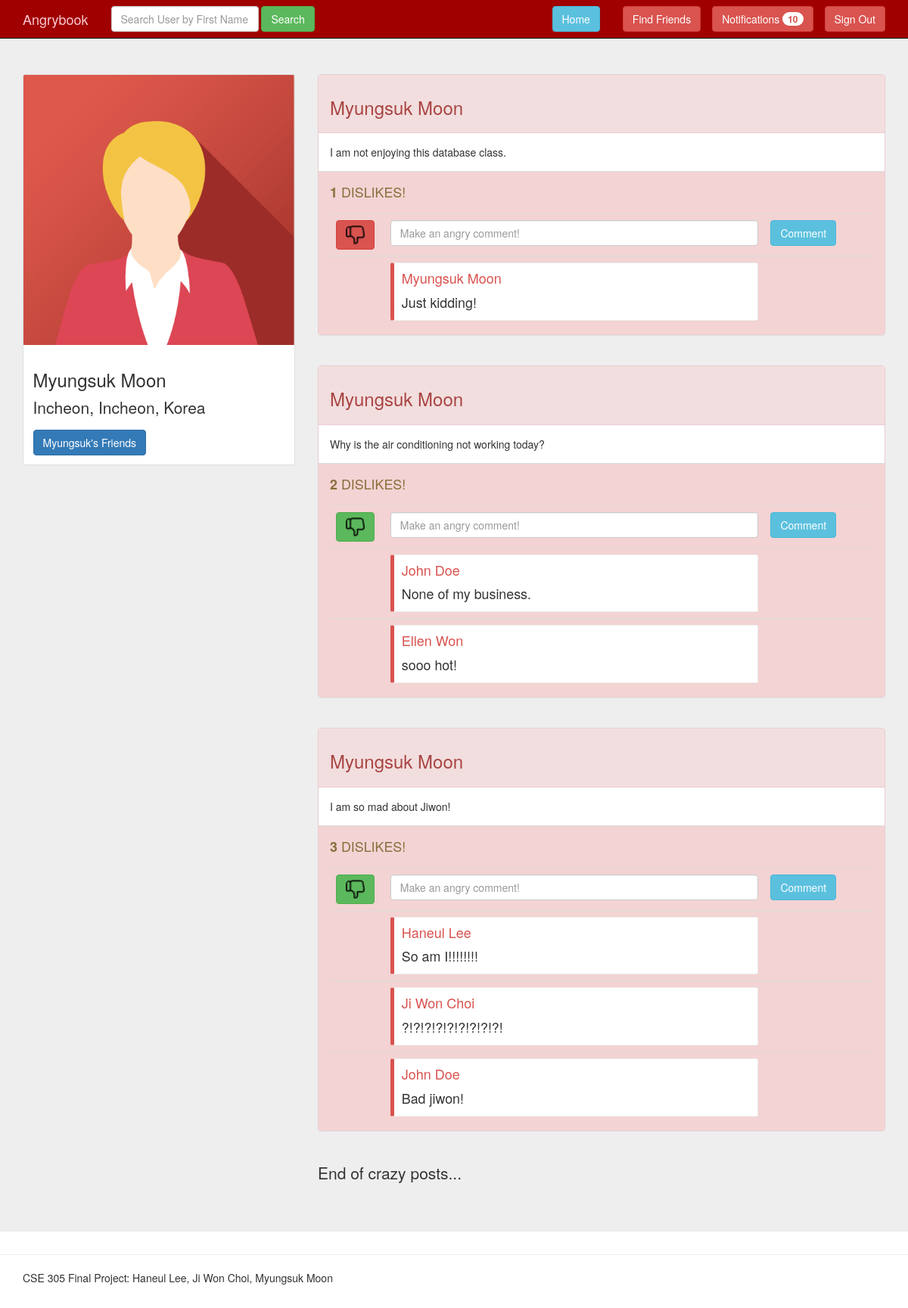
/personal.php?targetID=msmoon (signed in), run on the app's committed database.
### tables this page shows
CREATE TABLE `Users` (
  `ID` varchar(20) NOT NULL,
  `password` varchar(50) NOT NULL,
  `firstName` varchar(20) NOT NULL,
  `lastName` varchar(20) NOT NULL,
  `city` varchar(20) DEFAULT NULL
);

CREATE TABLE `cityState` (
  `city` varchar(20) NOT NULL,
  `state` varchar(20) NOT NULL
);

CREATE TABLE `stateCountryArea` (
  `state` varchar(20) NOT NULL,
  `country` varchar(20) NOT NULL,
  `areaCode` varchar(20) NOT NULL
);

CREATE TABLE `Posts` (
  `pid` int(11) NOT NULL,
  `content` varchar(500) NOT NULL,
  `disnum` int(11) NOT NULL DEFAULT '0'
);

CREATE TABLE `Comments` (
  `uid` varchar(20) NOT NULL,
  `pid` int(11) NOT NULL,
  `cid` int(11) NOT NULL,
  `content` varchar(400) NOT NULL
);

### html/personal.php (the view, shortened to what this page needs)
<!DOCTYPE html>
<html lang="en">
  <head>
    <link href="css/bootstrap.css" rel="stylesheet">
    <link href="css/jumbotron.css" rel="stylesheet">
  </head>
  <body>
    <nav class="navbar navbar-inverse navbar-fixed-top" style="background-color: #a00000;">
      <div class="container">
        <div class="navbar-header">
          <a class="navbar-brand" href="timeLine.php" style="color: #f7c8d0;">Angrybook</a>
        </div>
        <div id="navbar" class="navbar-collapse collapse">
          <form method="post" action="search.php" class="navbar-form navbar-left">
              <div class="form-group">
                  <input type="text" name="search" placeholder="Search User by First Name" class="form-control" required="required">
              </div>
              <button type="submit" class="btn btn-success">Search</button>
          </form>
          <form method="post" action="logout.php" class="navbar-form navbar-right">
              <button type="submit" class="btn btn-danger">Sign Out</button>
          </form>
                    <?php include("notice.php"); ?>
          <form method="post" action="findfriends.php" class="navbar-form navbar-right">
              <button type="submit" class="btn btn-danger">Find Friends</button>
          </form>
          <form method="post" action="timeLine.php" class="navbar-form navbar-right">
              <button type="submit" class="btn btn-info">Home</button>
          </form>
        </div>
      </div>
    </nav>
    <div class="jumbotron">
      <div class="container">
<?php
    if (isset($_SESSION['login']) && $_SESSION['login'] == true) {
        $host = 'localhost';
        $user = 'cse305';
        $pw = '305final';
        $dbName = 'cse305';
        $mysqli = new mysqli($host, $user, $pw, $dbName);
        $targetID = $_GET['targetID'];
        $id = $_SESSION['id'];
        echo "<div class='row'>";
            echo "<div class='col-md-4'>";
                $sql = "SELECT firstName, lastName, city FROM Users WHERE ID = '$targetID'";
                $result = $mysqli->query($sql);
                $row = mysqli_fetch_array($result);
                $firstName = $row[0];
                $lastName = $row[1];
                $city = $row[2];
                $sql = "SELECT state FROM cityState WHERE city = '$city'";
                $result = $mysqli->query($sql);
                $row = mysqli_fetch_array($result);
                $state = $row[0];
                $sql = "SELECT country FROM stateCountryArea WHERE state = '$state'";
                $result = $mysqli->query($sql);
                $row = mysqli_fetch_array($result);
                $country = $row[0];
                echo "<div class='card' style='width: 100%;'>";
                    echo "<img class='card-img-top' src='images/profile_avatar.png' alt='Profile Picture'>";
                    echo "<div class='card-body'>";
                        echo "<h3 class='card-title'>$firstName $lastName</h3>";
                        echo "<p class='card-text'>$city, $state, $country</p>";
                    echo "<a href='friendlist.php?targetid=$targetID' class='btn btn-primary'>$firstName's Friends</a>";
                    echo "</div>";
                echo "</div>";
            echo "</div>";
            echo "<div class='col-md-8'>";
            $sql = "SELECT U.firstName, U.lastName, U.ID, P.content, P.disnum, P.pid FROM Users U, Posts P, Upload D  WHERE U.ID = D.uid AND P.pid = D.pid AND U.ID = '$targetID' ORDER BY P.pid DESC";
            $result = $mysqli->query($sql);
            while($row = mysqli_fetch_array($result)) {
                echo "<div class='panel panel-danger'>";
                    echo "<div class='panel-heading'><a href='personal.php?targetID=$row[2]'><h3> $row[0] $row[1] </h3></a></div>";
                    $content = stripslashes($row[3]);
                    echo "<div class='panel-body'>$content </div>";
                        echo "<div class='panel-footer' style=\"background-color: #f3d3d3;\">";
                        echo "<p class='text-warning'><small><strong>$row[4]</strong> DISLIKES! </small></p>";
                        echo "<table class='table' style='margin-bottom: 0px;'>";
                            echo "<tr>";
                    echo "<form method='post' action='personal.php?targetID=$targetID'>";
                $sql = "SELECT * FROM dislike WHERE uid = '$id' AND pid = $row[5];";
                $dresult = $mysqli->query($sql);
                $drow = mysqli_fetch_array($dresult);
                if($drow != null) {
                    echo "<td width='10%'><button type='submit' class='btn btn-danger'><img class='img-rounded' src='images/dislike.png'></button></td>";
                }
                else {
                    echo "<td width='10%'><button type='submit' class='btn btn-success'><img class='img-rounded' src='images/dislike.png'></button></td>";
                }
                echo "</form>";
                echo "<form method='post' action='personal.php?targetID=$targetID'>";
                echo "<td width='70%'><input type='text' name='comment' placeholder='Make an angry comment!' class='form-control' required='required'></td>";
                echo "<td width='20%'><button type='submit' class='btn btn-info'>Comment</button></td>";
                echo "</tr>";
                $sql = "SELECT U.firstName, U.lastName, C.content, C.uid FROM Comments C, Users U WHERE C.pid = $row[5] AND C.uid = U.ID;";
                $cresult = $mysqli->query($sql);
                while($crow = mysqli_fetch_array($cresult)) {
                    echo "<tr>";
                    echo "<td width='10%'></td>";
                    echo "<td width='70%'>";
                    echo "<div class='bs-callout bs-callout-danger' style='background:white'>";
                        echo "<a href='personal.php?targetID=$crow[3]'><h4>$crow[0] $crow[1]</h4></a>";
                        $comment = stripslashes($crow[2]);
                        echo "<p><small>$comment</small></p>";
                    echo "</div>";
                    echo "</td>";
                    echo "<td width='20%'></td>";
                    echo "</tr>";
                }
                echo "</table>";
                echo "</div>";
                echo "</div>";
                echo "<br>";
            }
            echo "<p>End of crazy posts...</p>";
            echo "</div>";
            echo "</div>";
    }
    else {
        header("Location: login.php");
    }
?>
      </div>
    </div>
    <hr>
    <footer class="container" >
      <p>CSE 305 Final Project: Haneul Lee, Ji Won Choi, Myungsuk Moon</p>
    </footer>
  </body>
</html>

### html/css/jumbotron.css (style rules this page uses)
body { padding-top: 50px; padding-bottom: 20px; }

### data on the page
users: firstName "Myungsuk", lastName "Moon", city "Incheon", posts.content "I am not enjoying this database class.", posts.disnum "1", posts.content "Why is the air conditioning not working today?", posts.disnum "2", posts.content "I am so mad about Jiwon!", posts.disnum "3"
citystate: state "Incheon"
statecountryarea: country "Korea"
comments: uid.firstName "Myungsuk", uid.lastName "Moon", content "Just kidding!"
comments: uid.firstName "John", uid.lastName "Doe", content "None of my business."
comments: uid.firstName "Ellen", uid.lastName "Won", content "sooo hot!"
comments: uid.firstName "Haneul", uid.lastName "Lee", content "So am I!!!!!!!!"
comments: uid.firstName "Ji Won", uid.lastName "Choi", content "?!?!?!?!?!?!?!?!?!"
comments: uid.firstName "John", uid.lastName "Doe", content "Bad jiwon!"

### other printed values
$numrows "10"
